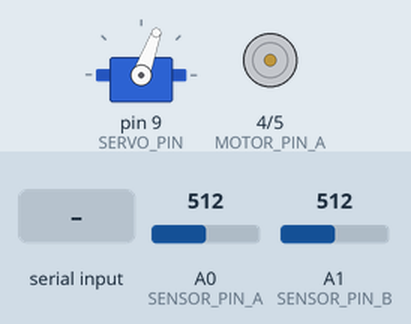
Recording of a sketch running on a simulated Arduino Uno, built with avr-gcc and run on an emulated ATmega328P. Parts: servo, motor-driver pin pairs drawn as motors (green arrow = first pin HIGH = forward, orange = second pin HIGH = backward, longer = more drive, scaled by the enable pin). The inputs (shaded band) are chosen by the test bench; at power-on: A0 (SENSOR_PIN_A) = 512, A1 (SENSOR_PIN_B) = 512. What the sketch prints to the serial monitor is not drawn.

Above: at 1.2 s.
1.3 s: "BELT_RUN\n" received over Serial
At 2.2 s:
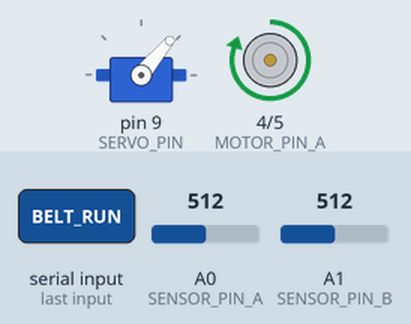
2.8 s: A0 (SENSOR_PIN_A) set to 78
4.3 s: A0 (SENSOR_PIN_A) set to 65
At 6.2 s:
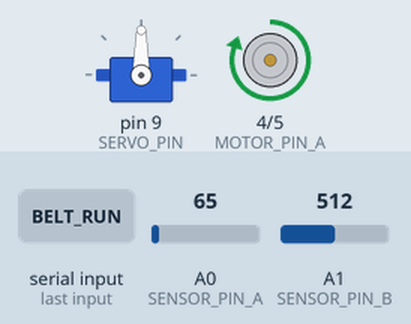
7.0 s: A1 (SENSOR_PIN_B) set to 74
8.5 s: A1 (SENSOR_PIN_B) set to 64
At 10.1 s:
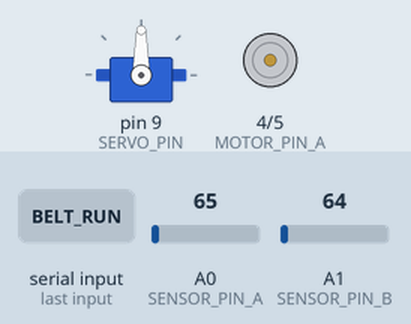
Timing chart, 0 to 11.6 s (numbered marks = the images above; inputs shaded):
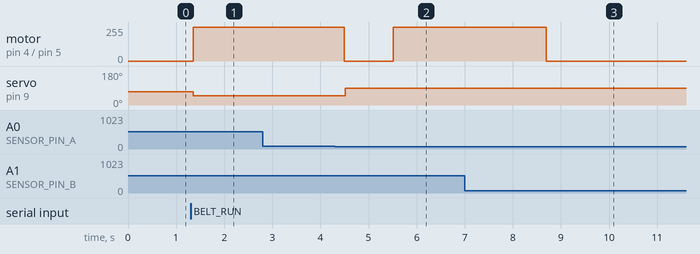

Measured:
- the behaviour switches between 70 and 69 on A0 (SENSOR_PIN_A) (found by bisection; images 1 and 2)
- the behaviour switches between 70 and 69 on A1 (SENSOR_PIN_B) (found by bisection; images 2 and 3)
- after the input at 1.3 s, motor on pin 4 (MOTOR_PIN_A) / pin 5 (MOTOR_PIN_B): stopped → forward 254/255 after 0.06 s; servo on pin 9 (SERVO_PIN): 70° → 50° after 0.06 s
- after the input at 2.8 s, every drawn part: stays the same
- after the input at 4.3 s, motor on pin 4 (MOTOR_PIN_A) / pin 5 (MOTOR_PIN_B): forward 254/255 → stopped after 0.19 s, → forward 254/255 1.0 s later; servo on pin 9 (SERVO_PIN): 50° → 90° after 0.21 s
- after the input at 7.0 s, every drawn part: stays the same
- after the input at 8.5 s, motor on pin 4 (MOTOR_PIN_A) / pin 5 (MOTOR_PIN_B): forward 254/255 → stopped after 0.19 s

The sketch:

Conveyor_v3.1.ino
```cpp
#include <Servo.h>

const int MOTOR_PIN_A = 4;
const int MOTOR_PIN_B = 5;
const int MOTOR_PIN_PWM = 6;
const int SERVO_PIN = 9;
const int SENSOR_PIN_A = A0;
const int SENSOR_PIN_B = A1;

const int CDS_THRESHOLD_LOW = 70;
const int CDS_THRESHOLD_HIGH = 120;
const int MOTOR_SPEED =254;

bool debugMode = false;
unsigned long lastDebugTime = 0;
const unsigned long DEBUG_INTERVAL = 1000;

#define ROUTE_A 0
#define ROUTE_B 1
#define ROUTE_NONE 2

int currentRoute = ROUTE_A;
int routeLock = ROUTE_NONE;

unsigned long motorStartTime = 0;
unsigned long motorEndTime = 0;
unsigned long remainingTime = 0;
const unsigned long MOTOR_DURATION = 20000;
bool motorRunning = false;

Servo conveyorServo;

bool fullA_state = false;
bool fullB_state = false;
int fullACounter = 0;
int fullBCounter = 0;
const int STABLE_COUNT = 5;

void setup()
{
  pinMode(MOTOR_PIN_A, OUTPUT);
  pinMode(MOTOR_PIN_B, OUTPUT);
  pinMode(MOTOR_PIN_PWM, OUTPUT);
  Serial.begin(9600);
  conveyorServo.attach(SERVO_PIN);
  conveyorServo.write(70);
  Serial.println("BELT_ROUTE_A");
  Serial.println("벨트 컨트롤러 초기화 완료. 'CDS_VALUE' 명령으로 센서값 확인 가능");
}

void loop() {

  reportStatus();

  if (debugMode && (millis() - lastDebugTime > DEBUG_INTERVAL)) {
    reportCDSValues();
    lastDebugTime = millis();
  }

  if (Serial.available() > 0) {
    String command = Serial.readStringUntil('\n');
    command.trim();

    if (command == "BELT_RUN" && !motorRunning) {
      if (decideRoute()) {
        startMotor(MOTOR_DURATION);
      }
    } else if (command == "BELT_STOP" || command == "E") {
      stopMotor();
    } else if (command == "CDS_VALUE") {
      reportCDSValues();
    } else if (command == "DEBUG_ON") {
      debugMode = true;
      Serial.println("DEBUG_MODE:ON");
    } else if (command == "DEBUG_OFF") {
      debugMode = false;
      Serial.println("DEBUG_MODE:OFF");
    } else if (command == "CALIBRATE") {
      calibrateCDS();
    }
  }

  if (motorRunning) {
    if (millis() >= motorEndTime) {
      stopMotor();
    }

    if (isWarehouseFullStable(currentRoute)) {
      unsigned long elapsed = millis() - motorStartTime;
      stopMotor();
      remainingTime = motorEndTime - millis();

      if (currentRoute == ROUTE_A && !isWarehouseFullStable(ROUTE_B)) {
        currentRoute = ROUTE_B;
        routeLock = ROUTE_B;
        conveyorServo.write(90);
        Serial.println("BELT_ROUTE_B");
      }
      else if (currentRoute == ROUTE_B && !isWarehouseFullStable(ROUTE_A)) {
        currentRoute = ROUTE_A;
        routeLock = ROUTE_A;
        conveyorServo.write(70);
        Serial.println("BELT_ROUTE_A");
      }
      else {
        Serial.println("BELT_ALL_FULL while Running");
        return;
      }

      delay(1000);
      startMotor(remainingTime);
      Serial.println(remainingTime);
    }
  }
}

void reportCDSValues() {
  int valueA = getAveragedSensor(SENSOR_PIN_A);
  int valueB = getAveragedSensor(SENSOR_PIN_B);
  Serial.print("CDS_VALUE:A=");
  Serial.print(valueA);
  Serial.print(",B=");
  Serial.print(valueB);
  Serial.print(",FULL_A=");
  Serial.print(fullA_state ? "YES" : "NO");
  Serial.print(",FULL_B=");
  Serial.println(fullB_state ? "YES" : "NO");
}

void calibrateCDS() {
  Serial.println("CALIBRATING_START");

  int minA = 1023, maxA = 0;
  int minB = 1023, maxB = 0;

  for (int i = 0; i < 50; i++) {
    int valueA = analogRead(SENSOR_PIN_A);
    int valueB = analogRead(SENSOR_PIN_B);

    minA = min(minA, valueA);
    maxA = max(maxA, valueA);
    minB = min(minB, valueB);
    maxB = max(maxB, valueB);

    Serial.print(".");
    delay(100);
  }
  Serial.println();

  int thresholdLowA = (int)(minA + (maxA-minA) * 0.3);
  int thresholdHighA = (int)(minA + (maxA-minA) * 0.7);
  int thresholdLowB = (int)(minB + (maxB-minB) * 0.3);
  int thresholdHighB = (int)(minB + (maxB-minB) * 0.7);

  Serial.print("CALIBRATION_RESULT:A=");
  Serial.print(minA);
  Serial.print("-");
  Serial.print(maxA);
  Serial.print(",B=");
  Serial.print(minB);
  Serial.print("-");
  Serial.println(maxB);

  Serial.print("SUGGESTED_THRESHOLDS:LOW=");
  Serial.print(thresholdLowA);
  Serial.print(",HIGH=");
  Serial.println(thresholdHighA);
}

bool decideRoute() {
  if (routeLock != ROUTE_NONE) {
    currentRoute = routeLock;
    return true;
  }

  bool fullA = isWarehouseFullStable(ROUTE_A);
  bool fullB = isWarehouseFullStable(ROUTE_B);

  if (!fullA) {
    currentRoute = ROUTE_A;
    routeLock = ROUTE_A;
  } else if (!fullB) {
    currentRoute = ROUTE_B;
    routeLock = ROUTE_B;
  } else {
    Serial.println("BELT_ALL_FULL at beginning");
    return false;
  }

  if (currentRoute == ROUTE_A) {
    conveyorServo.write(50);
    Serial.println("BELT_ROUTE_A");
  } else {
    conveyorServo.write(130);
    Serial.println("BELT_ROUTE_B");
    delay(800);
  }

  return true;
}

void startMotor(unsigned long duration) {
  digitalWrite(MOTOR_PIN_A, HIGH);
  digitalWrite(MOTOR_PIN_B, LOW);
  analogWrite(MOTOR_PIN_PWM, MOTOR_SPEED);
  motorStartTime = millis();
  motorEndTime = motorStartTime + duration;
  motorRunning = true;

  Serial.print("DURATION_MS:");
  Serial.println(duration);
  Serial.println("BELT_RUNNING");
}

void stopMotor() {
  digitalWrite(MOTOR_PIN_A, LOW);
  digitalWrite(MOTOR_PIN_B, LOW);
  analogWrite(MOTOR_PIN_PWM, 0);
  motorRunning = false;
  Serial.println("BELT_STOPPED");
}

int getAveragedSensor(int pin) {
  long sum = 0;
  for (int i = 0; i < 10; i++) {
    sum += analogRead(pin);
    delay(2);
  }
  return sum / 10;
}

bool isWarehouseFullStable(int route) {
  int value = 0;
  if (route == ROUTE_A) {
    value = getAveragedSensor(SENSOR_PIN_A);
    if (value < CDS_THRESHOLD_LOW) {
      if (fullACounter < STABLE_COUNT) fullACounter++;
    } else if (value > CDS_THRESHOLD_HIGH) {
      if (fullACounter > 0) fullACounter--;
    }
    fullA_state = (fullACounter >= STABLE_COUNT);
    return fullA_state;
  } else {
    value = getAveragedSensor(SENSOR_PIN_B);
    if (value < CDS_THRESHOLD_LOW) {
      if (fullBCounter < STABLE_COUNT) fullBCounter++;
    } else if (value > CDS_THRESHOLD_HIGH) {
      if (fullBCounter > 0) fullBCounter--;
    }
    fullB_state = (fullBCounter >= STABLE_COUNT);
    return fullB_state;
  }
}

unsigned long lastReportTime = 0;
const unsigned long REPORT_INTERVAL = 300;

void reportStatus() {
  static bool lastAState = false;
  static bool lastBState = false;


  if (millis() - lastReportTime < REPORT_INTERVAL) return;


  bool aNow = isWarehouseFullStable(ROUTE_A);
  bool bNow = isWarehouseFullStable(ROUTE_B);

  if (aNow != lastAState || bNow != lastBState) {

    if (aNow != lastAState)
      Serial.println(aNow ? "BELT_A_FULL" : "BELT_A_EMPTY");
    if (bNow != lastBState)
      Serial.println(bNow ? "BELT_B_FULL" : "BELT_B_EMPTY");

    lastAState = aNow;
    lastBState = bNow;
    lastReportTime = millis();
  }
}
```
